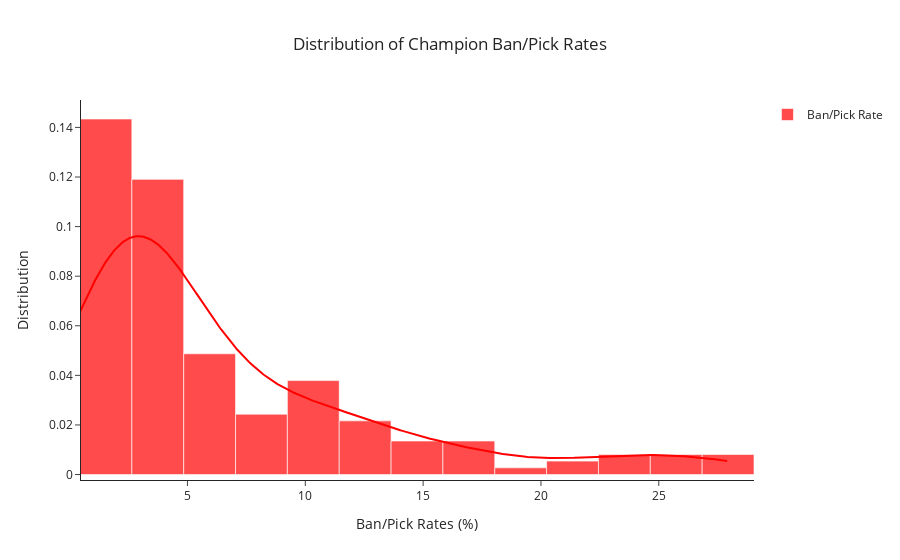

Write notebook code for a chart like this one.
### Code cell
winrate_objective_color = ["#4B0082",  "#0000FF", "#008080", "#008000", "#8b0000", "#FFA500", "#FF0000", "#808080", "#000000"]
winrate_role_color = ["#4B0082", "#008080", "#8b0000", "#FF0000", "#000000"]
banpickrate_role_color = ["#0000FF", "#008000", "#FFA500", "#808080", "#000000"]


champion_winrate_fig = ff.create_distplot(
    hist_data=[champion_winrate['0']],
    bin_size=1.2,
    group_labels=["Winrate"],
    show_hist=True,
    show_rug=False,
)

champion_winrate_fig.update_layout(
    title = "Distribution of Champion Win Rates",
    title_x=0.5,
    xaxis_title = "Win Rates (%)",
    yaxis_title = "Distribution",
    template="simple_white"
)

champion_banpickrate_fig = ff.create_distplot(
    hist_data=[champion_ban_pick_rate['0']],
    bin_size=2.2,
    group_labels=["Ban/Pick Rate"],
    show_hist=True,
    show_rug=False,
    colors=['red']
)

champion_banpickrate_fig.update_layout(
    title = "Distribution of Champion Ban/Pick Rates",
    title_x=0.5,
    xaxis_title = "Ban/Pick Rates (%)",
    yaxis_title = "Distribution",
    template="simple_white"
)

### Figure 1 — Plotly figure (JSON) as saved in the notebook; plotly's stock layout.template omitted (floating-point values rounded to 4 significant figures; data arrays with more than 128 entries replaced by an {"elided": "..."} marker saying what was removed)
{"data": [{"autobinx": false, "histnorm": "probability density", "legendgroup": "Ban/Pick Rate", "marker": {"color": "red"}, "name": "Ban/Pick Rate", "opacity": 0.7, "type": "histogram", "x": {"elided": "168 float values"}, "xaxis": "x", "xbins": {"end": 27.95, "size": 2.2, "start": 0.44}, "yaxis": "y"}, {"legendgroup": "Ban/Pick Rate", "marker": {"color": "red"}, "mode": "lines", "name": "Ban/Pick Rate", "showlegend": false, "type": "scatter", "x": {"elided": "500 float values"}, "xaxis": "x", "y": {"elided": "500 float values"}, "yaxis": "y"}], "layout": {"barmode": "overlay", "hovermode": "closest", "legend": {"traceorder": "reversed"}, "title": {"text": "Distribution of Champion Ban/Pick Rates", "x": 0.5}, "xaxis": {"anchor": "y2", "domain": [0, 1], "title": {"text": "Ban/Pick Rates (%)"}, "zeroline": false}, "yaxis": {"anchor": "free", "domain": [0, 1], "position": 0, "title": {"text": "Distribution"}}}}
